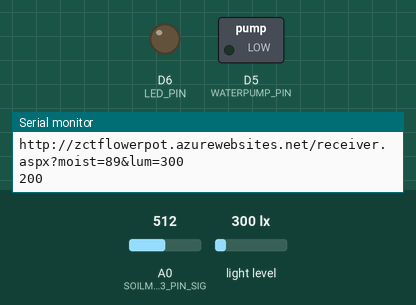
The sketch below on a simulated ESP8266 (NodeMCU). Parts: switched loads named in the sketch (green lamp = pin HIGH), output pins drawn as LEDs (lit = HIGH), the last lines printed to the serial monitor. The test bench sets the inputs (shaded band); at power-on: A0 (SOILMOISTURE_3V3_PIN_SIG) = 512, light level 300 lx. WiFi joins after 1.5 s; servers stay silent unless stated; uploads are accepted with an empty reply.

Above: at 3.2 s.
3.3 s: A0 (SOILMOISTURE_3V3_PIN_SIG) set to 784
9.4 s: A0 (SOILMOISTURE_3V3_PIN_SIG) set to 811
At 14.4 s:
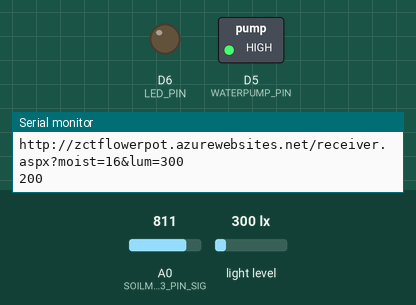
20.2 s: light level set to 6 lx
26.3 s: light level set to 3 lx
At 30.9 s:
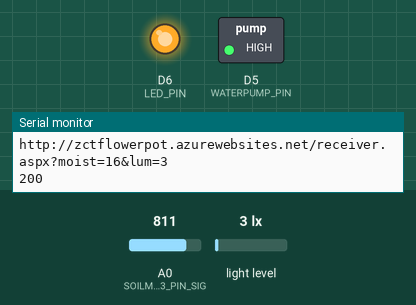
36.4 s: light level set to 40 lx
At 41.1 s:
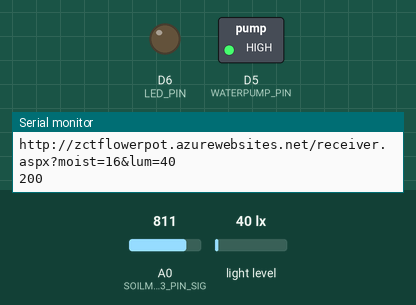
47.3 s: light level set to 0 lx
At 51.08 s:
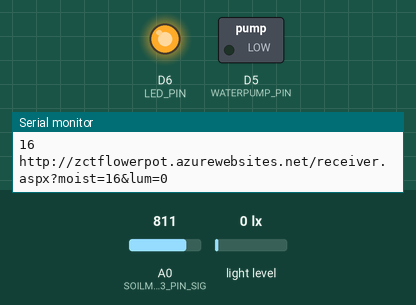
Timing chart, 0 to 58.2 s (numbered marks = the images above; inputs shaded):
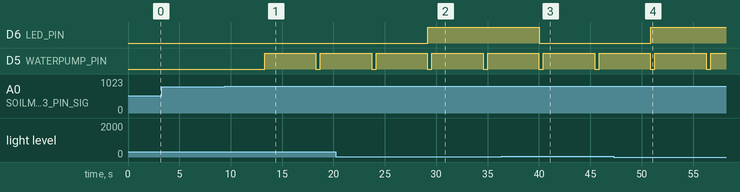

The sketch:

esp_flowerpot.ino
```cpp
#include <ESP8266WiFi.h>
#include <Arduino.h>
#include <ESP8266HTTPClient.h>
#include <Wire.h>
#include <Adafruit_Sensor.h>
#include <Adafruit_TSL2561_U.h>

const char* ssid = "Hello";
const char* pass = "12345678";

#define SOILMOISTURE_3V3_PIN_SIG  A0
#define WATERPUMP_PIN D5
#define LED_PIN  D6

Adafruit_TSL2561_Unified tsl = Adafruit_TSL2561_Unified(TSL2561_ADDR_FLOAT, 12345);

const int wet = 470;
const int dry = 880;
bool manual = false;

void setup()
{
  Serial.begin(9600);

  pinMode(LED_PIN, OUTPUT);
  pinMode(WATERPUMP_PIN, OUTPUT);

  WiFi.begin(ssid, pass);
  Serial.println("Connecting");

  while (WiFi.status() != WL_CONNECTED)
  {
    delay(1000);
    Serial.print(".");
  }

  Serial.println("Connected");

  if(!tsl.begin())
  {
    /* There was a problem detecting the TSL2561 ... check your connections */
    Serial.print("Ooops, no TSL2561 detected ... Check your wiring or I2C ADDR!");
    while(1);
  }

}

void loop()
{
    int soilMoisture = map(analogRead(SOILMOISTURE_3V3_PIN_SIG), dry, wet, 0, 100);
    //int soilMoisture = analogRead(SOILMOISTURE_3V3_PIN_SIG);

    sensors_event_t event;
    tsl.getEvent(&event);
    int luminosity = event.light;
    Serial.println(luminosity);
    Serial.println(soilMoisture);

    if(luminosity < 5 && !manual){
      digitalWrite(LED_PIN, HIGH);
    }
    else if(luminosity > 5 && !manual){
      digitalWrite(LED_PIN, LOW);
    }

    if (WiFi.status() == WL_CONNECTED){
      HTTPClient http;
      String receiver = "http://zctflowerpot.azurewebsites.net/receiver.aspx?";
      receiver += "moist=" + String(soilMoisture);
      receiver += "&lum=" + String(luminosity);
      Serial.println(receiver);

      http.begin(receiver);
      int code = http.GET();
      Serial.println(code);
      http.end();

      String request = "http://zctflowerpot.azurewebsites.net/output.txt";
      http.begin(request);
      if (http.GET() > 0){
        String payload = http.getString();

        if(payload[0] == '1'){
          digitalWrite(WATERPUMP_PIN, HIGH);
          delay(5000);
          digitalWrite(WATERPUMP_PIN, LOW);
          return;
        }
        if(payload[3] == '1'){
          digitalWrite(LED_PIN, HIGH);
          manual = true;
        }
        else if(payload[3] == '0'){
          digitalWrite(LED_PIN, LOW);
          manual = true;
        }
        else{
          manual = false;
        }
      }
    }

    if(soilMoisture < 20){
      digitalWrite(WATERPUMP_PIN, HIGH);
      delay(5000);
      digitalWrite(WATERPUMP_PIN, LOW);
      return;
    }

    delay(5000);
}
```

Measured:
- the behaviour switches between 795 and 796 on A0 (SOILMOISTURE_3V3_PIN_SIG) (found by bisection; images 0 and 1)
- the behaviour switches between 5 and 4 lx on light level (found by bisection; images 1 and 2)
- after the input at 9.4 s, D5 (WATERPUMP_PIN): LOW → HIGH after 3.9 s, → LOW 5.0 s later, → HIGH 0.43 s later
- after the input at 26.3 s, D6 (LED_PIN): LOW → HIGH after 2.9 s
- after the input at 36.4 s, D6 (LED_PIN): HIGH → LOW after 3.6 s
- after the input at 47.3 s, D6 (LED_PIN): LOW → HIGH after 3.6 s
